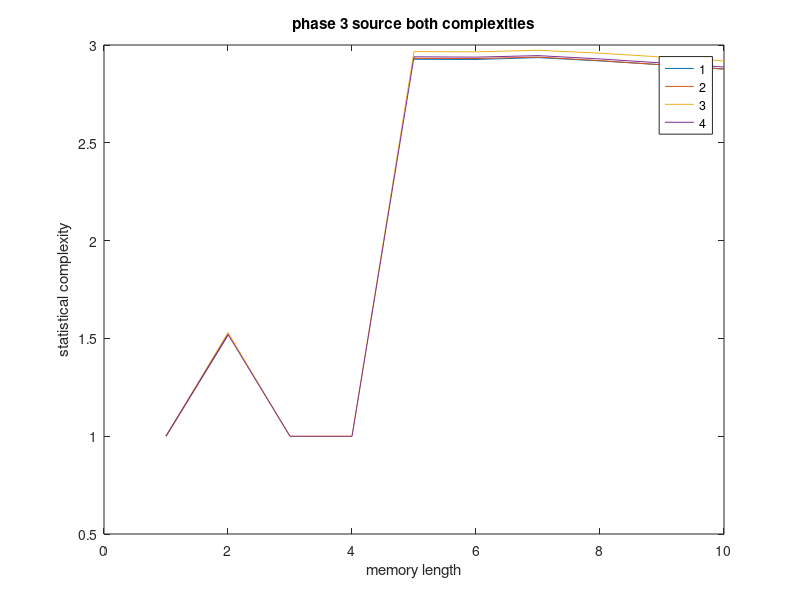

The MATLAB script that drew this image:
comps = load('phase3_source_short_both_complexities.mat');

shorter_comps = comps.all_face_complexities(:,1:10);

figure(1),clf;
plot(1:10,shorter_comps);
legend('1','2','3','4','Location','northeast')
title('phase 3 source both complexities')
xlabel('memory length')
ylabel('statistical complexity')
saveas(1,'short_source_both.png')
